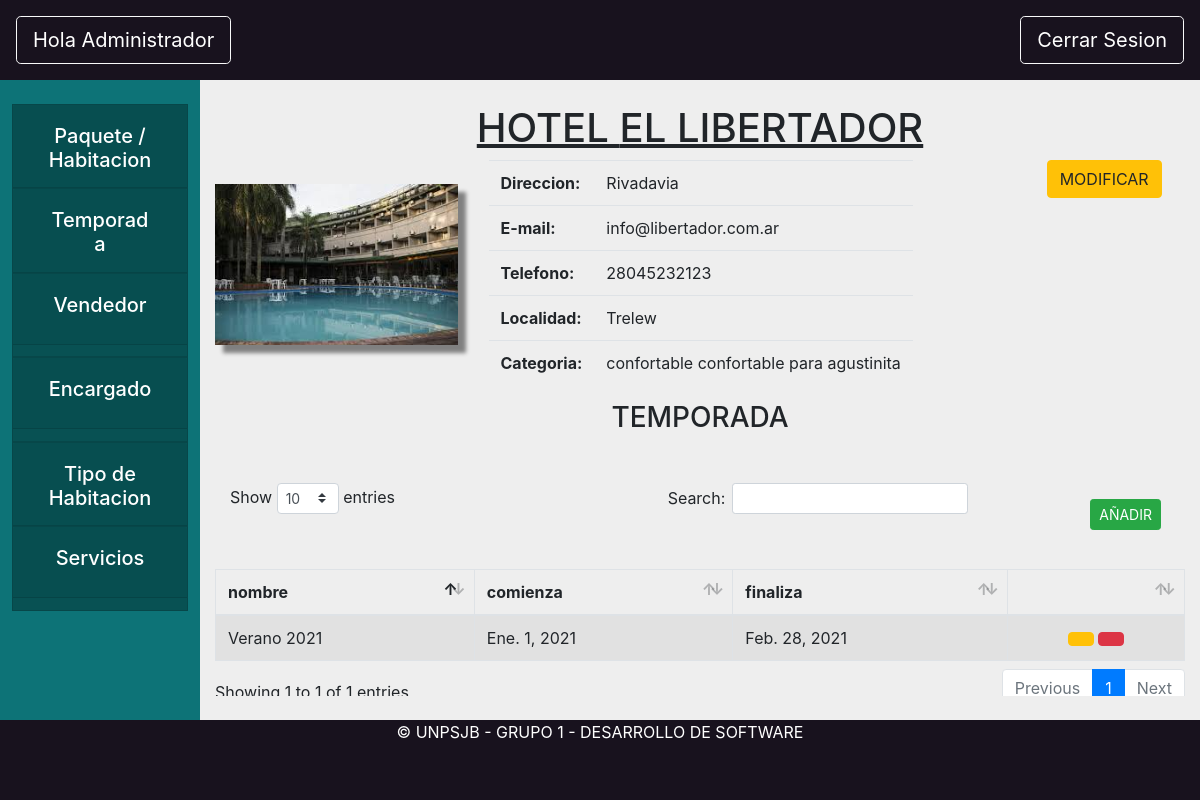
The app's page /hotel/temporadaHotel/1, older data.
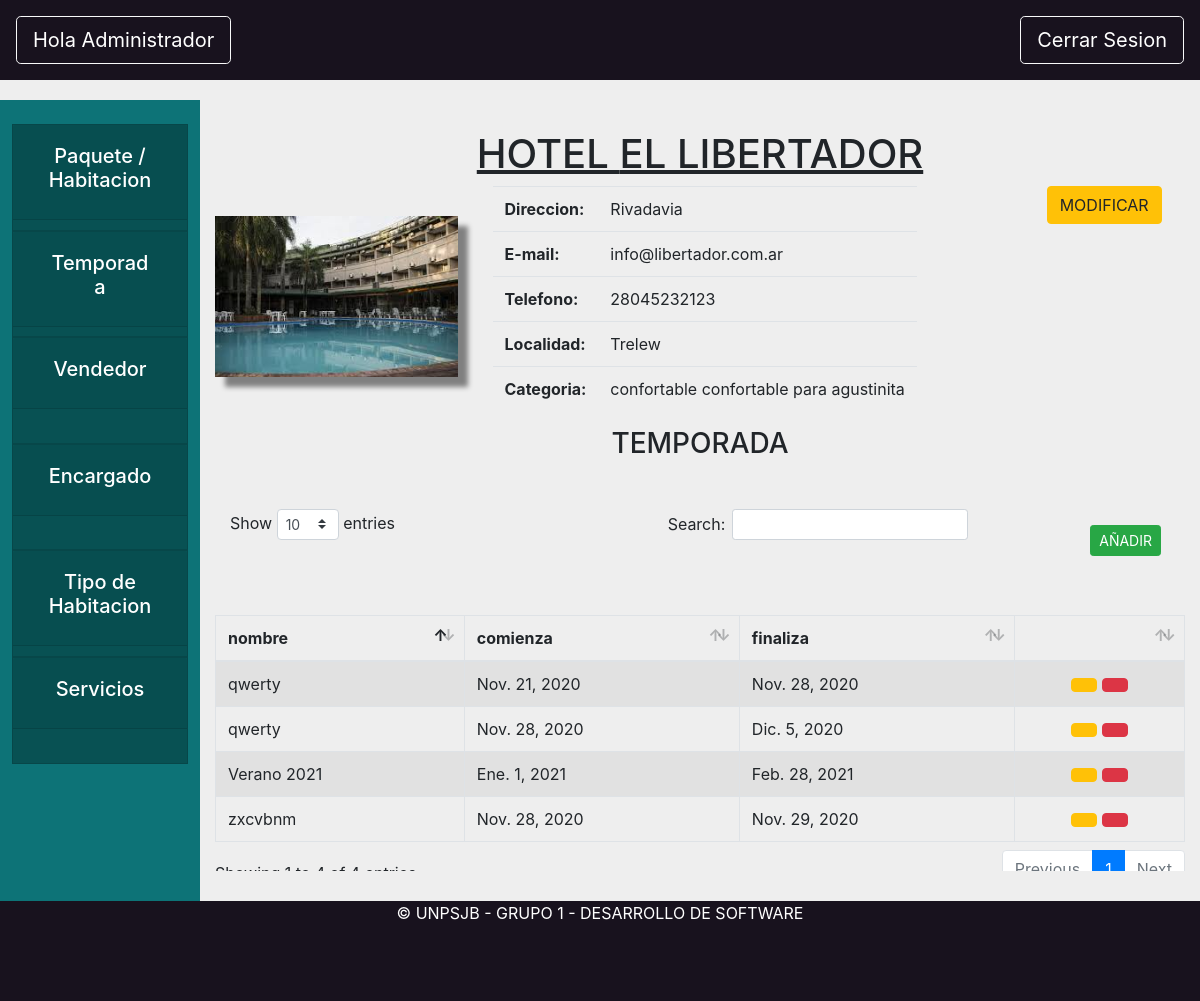
The same page, newer data.
### hotel/models.py (models this page shows)
class TemporadaAlta(models.Model):
    nombre = models.CharField(max_length=200)
    hotel = models.ForeignKey(Hotel, on_delete=models.CASCADE, related_name="temporadas")
    inicio = models.DateField('fecha inicio')
    fin = models.DateField('fecha fin')

### hotel/views.py (the view)
# urls.py: path('temporadaHotel/<hotel>', hviews.temporadaHotel, name="temporadaHotel"),
def temporadaHotel(request,hotel):
    hotelInstancia =get_object_or_404(Hotel, pk=hotel)
    return render(request, "hotel/temporada_Hotel_Admin.html",{"hotel":hotelInstancia })

### core/models.py (called while the page is built)
    def __str__(self):
        return self.nombre

    def __str__(self):
        return self.nombre

### hotel/models.py (called while the page is built)
    def es_hospedaje(self):
        return self.categoria.estrellas in [Categoria.ESTRELLA_A, Categoria.ESTRELLA_B, Categoria.ESTRELLA_C]

    def get_temporadas(self):
        return TemporadaAlta.objects.filter(hotel=self)

### hotel/templates/hotel/temporada_Hotel_Admin.html (shortened to what this page needs)
{% extends "hotel/vistaHotelAdmin.html" %}
{% load static %}
{% block datosVista %}
<div class="formularioTemporada" id="temporadaHabitaciones">
    <center>
        <h3 class="mb-5">TEMPORADA</h3>
    </center>
    <table id="example1" class="table table-striped table-bordered tablaListaHabitacion">
        <button type="button" class="btn btn-success mt-3 mr-4 float-right btn-sm" data-toggle="modal"
            data-target="#crearTemporadaHotel"
            onclick="abrir_modal('{% url 'hotel:modalCrearTemporadaHotel' hotel.pk %}', '#crearTemporadaHotel');">
            AÑADIR</button>
        <thead>
            <tr>
                <th>nombre</th>
                <th>comienza</th>
                <th>finaliza</th>
                <th></th>
            </tr>
        </thead>
        <tbody>
            {% for temporada in hotel.get_temporadas %}
            <tr>
                <td>{{temporada.nombre}}</td>
                <td>{{temporada.inicio}}</td>
                <td>{{temporada.fin}}</td>
                <td>
                    <center>
                        <button type="button" class="btn btn-warning" data-toggle="modal" data-target="" onclick="">
                        </button>
                        <button type="button" class="btn btn-danger" data-toggle="modal" data-target="" onclick="">
                        </button>
                    </center>
                </td>
            </tr>
            {% endfor %}
        </tbody>
    </table>
</div>
{% endblock datosVista %}

Row changes from the older to the newer data that the page shows:
added TemporadaAlta: nombre "qwerty", inicio "Nov. 21, 2020", fin "Nov. 28, 2020"
added TemporadaAlta: nombre "qwerty", inicio "Nov. 28, 2020", fin "Dic. 5, 2020"
added TemporadaAlta: nombre "zxcvbnm", inicio "Nov. 28, 2020", fin "Nov. 29, 2020"
Text that changed along with them:
text written by a page script: "Show entries Search: Showing 1 to 1 of 1 entries Previous 1 Next" → "Show entries Search: Showing 1 to 4 of 4 entries Previous 1 Next"
